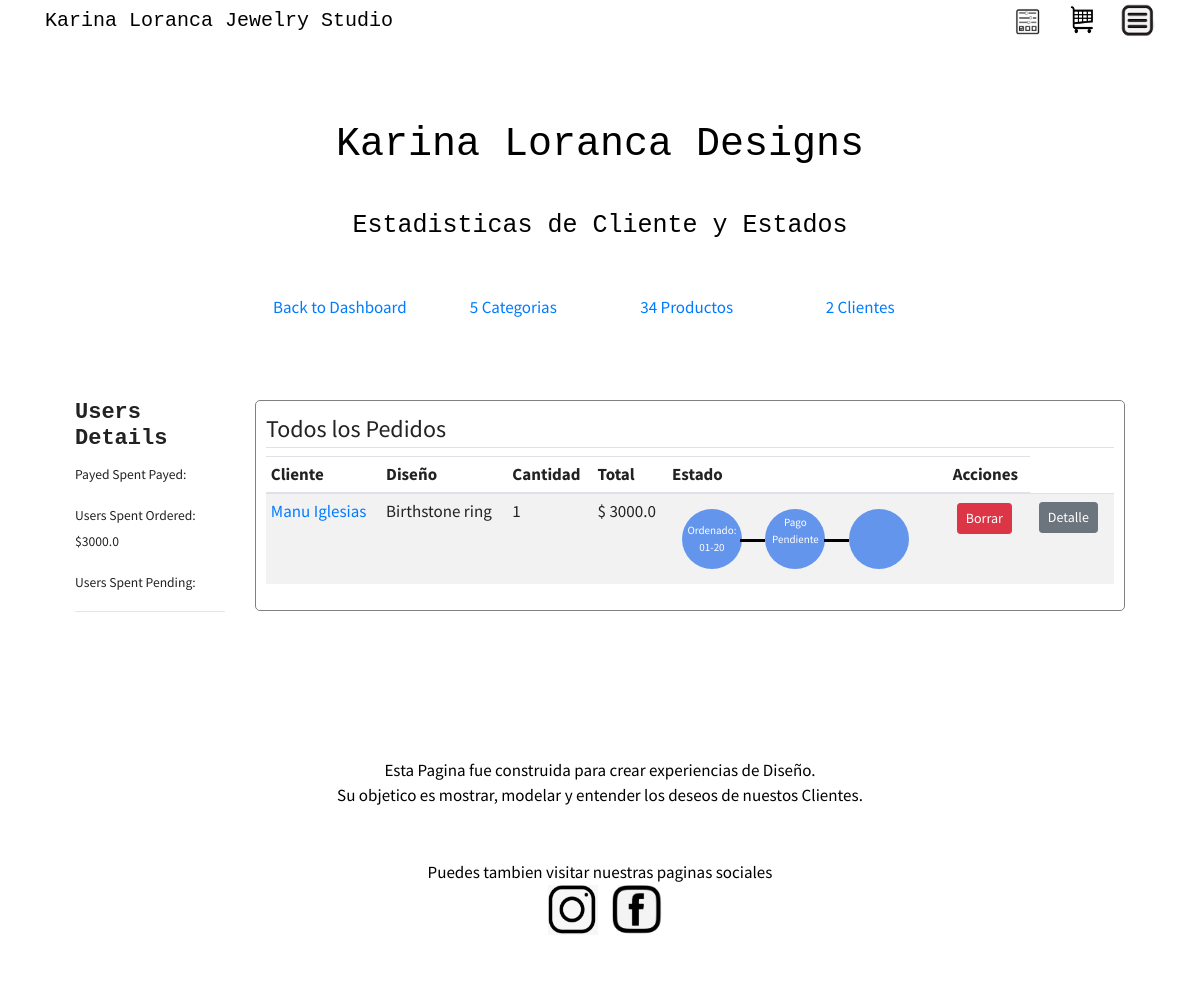
The page /admin/user_details (signed in) on the database its author committed.
### kl_designs/models.py (models this page shows, shortened)
class Item(db.Model):
    __table_args__ = {'extend_existing': True}
    itemid = db.Column(db.Integer, primary_key=True)
    quantity = db.Column(db.Integer, nullable=True)
    size = db.Column(db.Integer, nullable=True)
    status = db.Column(db.String, default='pending')
    product_name = db.Column(db.String(100), nullable=True)
    category_name = db.Column(db.String(100), nullable=True)
    description = db.Column(db.String(100), nullable=True)
    price = db.Column(db.DECIMAL)
    image_file = db.Column(db.String(20), nullable=True, default='default.jpg')
    image_file_2 = db.Column(db.String(20), nullable=True, default='default.jpg')
    image_file_3 = db.Column(db.String(20), nullable=True, default='default.jpg')
    order_date = db.Column(db.DateTime, nullable=True)
    delivery_date = db.Column(db.DateTime, nullable=True)
    received_date = db.Column(db.DateTime, nullable=True)
    deliveryid = db.Column(db.Integer, nullable=True)
    carrier = db.Column(db.String(100), nullable=True)
    userid = db.Column(db.Integer, db.ForeignKey('user.id'), nullable=False)
    users = db.relationship(User)
    product_items = db.relationship('Product', backref='product_item', lazy=True)

class User(db.Model, UserMixin):
    __table_args__ = {'extend_existing': True}
    id = db.Column(db.Integer, primary_key=True)
    fname = db.Column(db.String(20), unique=True, nullable=False)
    role = db.Column(db.String, default='user')
    email = db.Column(db.String(120), unique=True, nullable=False)
    image_file = db.Column(db.String(20), nullable=False, default='default.jpg')
    password = db.Column(db.String(60), nullable=False)
    complete_address1 = db.Column(db.String(200), unique=False, nullable=False)
    zipcode = db.Column(db.String(20), unique=False, nullable=False)
    phone = db.Column(db.String(20), nullable=False)
    cart_items = db.relationship('Item', backref='author', lazy=True)
    comments = db.relationship('Comments', backref='contributor', lazy=True)

### kl_designs/views/admins/routes_admins.py (the view)
@admins.route("/admin/user_details", methods=['GET', 'POST'])
@login_required
def user_stats():
    items_all_status = Item.query.all()
    category_count = db.session.query(Category.id).count()
    user_count = db.session.query(User.id).count()
    product_count = db.session.query(Product.productid).count()
    revenue_pending = db.session.query(func.sum(Item.price * Item.quantity)).filter_by(status='pending').scalar()
    revenue_ordered = db.session.query(func.sum(Item.price * Item.quantity)).filter_by(status='Ordered').scalar()
    payed_ordered = db.session.query(func.sum(Item.price * Item.quantity)).filter_by(status='Payed').scalar()
    return render_template('admin/admin_user_stats.html', items_all_status=items_all_status,
                           revenue_pending=revenue_pending, revenue_ordered=revenue_ordered,
                           payed_ordered=payed_ordered, user_count=user_count,
                           category_count=category_count, product_count=product_count
                           )

### kl_designs/models.py (called while the page is built)
@login_manager.user_loader
def load_user(user_id):
    return User.query.get(int(user_id))

### kl_designs/templates/admin/admin_user_stats.html (shortened to what this page needs)
{% extends 'main/layout.html' %}
{% block additional_css %}
<link rel="stylesheet" type="text/css" href="{{ url_for('static', filename='uxdes4.css') }}"/>
    <link rel="stylesheet" type="text/css" href="{{ url_for('static', filename='view_admin.css') }}"/>
{% endblock %}
{% block main_content %}
    <div class="container">
    {% if current_user.is_authenticated %}
    <div class="hero">
        <h1>Karina Loranca Designs</h1>
    <small>
      Estadisticas de Cliente y Estados
    </small>
    </div>
    <div class="stats">
        <div class="stat"><a href="{{ url_for('admins.index') }}"> Back to Dashboard </a></div>
        <div class="stat">{% if category_count %}<a href="{{ url_for('categories.table_categories') }}"> {{ category_count }} Categorias </a> {% endif %}</div>
        <div class="stat"> {% if product_count %} <a href="{{ url_for('products.table_products') }}">{{ product_count }} Productos</a>  {% endif %}</div>
        <div class="stat"> {% if user_count %} <a href="{{ url_for('admins.user_stats') }}">{{ user_count }} Clientes</a>  {% endif %}</div>
    </div>
        <div class="row">
            <div class="col-md-2">
                <div class="actions">
                    <h2>Users Details</h2>
                    <p><small>Payed Spent Payed: {% if payed_ordered %} ${{ "{0:.1f}".format(payed_ordered) }} {% endif %}</small></p>
                    <p><small>Users Spent Ordered: {% if revenue_ordered %} ${{ "{0:.1f}".format(revenue_ordered) }} {% endif %}</small></p>
                    <p><small>Users Spent Pending: {% if revenue_pending %} ${{ "{0:.1f}".format(revenue_pending) }} {% endif %}</small></p>
                    <hr>
                </div>
            </div>
            <div class="col-md-10">
                <div class="content-section-admin-user">
                    <legend class="border-bottom mb-2">Todos los Pedidos</legend>
                    <div class="table-responsive">
                        <table class="table table-sm table-condensed table-striped" id="Cart">
                            <thead>
                            <tr>
                                <th scope="col">Cliente</th>
                                <th scope="col">Diseño</th>
                                <th scope="col">Cantidad</th>
                                <th scope="col">Total</th>
                                <th scope="col">Estado</th>
                                <th scope="col">Acciones</th>
                            </tr>
                            </thead>
                            <tbody>
                            {% for i in items_all_status %}
                                <td scope="col"><a href="{{ url_for('admins.user_account', id=i.userid) }}"> {{ i.author.fname }}</a></td>
                                <td scope="col"> {{ i.product_name }}</td>
                                <td scope="col"> {{ i.quantity }} </td>
                                <td scope="col">  $ {{ "{0:.1f}".format((i.price)*(i.quantity)) }}</td>
                                <td class="status">
                                            <div class="left-box">
                                                <div class="big-circle circle">
                                                    <div class="circle-content">
                                                    {% if i.order_date %} Ordenado:
                                                        {{i.order_date.strftime('%m-%d')}} {% endif %}
                                                    </div>
                                                </div>
                                            </div>
                                            <div class="right-box">
                                                <div class="circle one">
                                                    <div class="circle-content">
                                                    {% if i.status == "Ordered" %} Pago Pendiente {% endif %}
                                                    </div>
                                                </div>
                                            </div>
                                            <div class="right-box">
                                                <div class="circle purple two">
                                                    <div class="circle-content"></div>
                                                    <div class="circle-content">
                                                    </div>
                                                </div>
                                            </div>
                                        </td>
                                <td scope="col"> <button type="button" class="btn btn-danger btn-sm m-1" data-toggle="modal" data-target="#deleteModal">Borrar</button></td>
                                <td scope="col"> <a class="btn btn-secondary btn-sm m-1" href="{{ url_for('admins.delivery_detail', itemid=i.itemid) }}">Detalle</a> </td>
                            {% endfor %}
                            </tbody>
                        </table>
                    </div>
                </div>
            </div>
        </div>
    {% endif %}
    </div>
{% endblock main_content %}

### kl_designs/static/uxdes4.css (style rules this page uses)
.hero { background-color: white; color: black; font-size: 18px; font-family: Consolas, "andale mono", "lucida console", monospace; padding: 50px 0px; text-align: center; }
.hero h1 { padding: 30px; }
.hero small { font-size: 25px; }

### kl_designs/static/view_admin.css (style rules this page uses)
.row { margin-top: 50px; padding: 30px; }
h2 { font-family: Consolas, "andale mono", "lucida console", monospace; font-size: 22px; font-weight: bold; }
.left-box, .center-box, .right-box { vertical-align: middle; display: inline-block; padding: 10px; }
.circle { border-radius: 100%; background: cornflowerblue; text-align: center; position: relative; display: table; height: 60px; z-index: 10; color: #fff; width: 60px; }
.circle .circle-content { vertical-align: middle; display: table-cell; font-size: 11px; }
.circle.two:before, .circle.one:before { transform: rotate(0deg); position: absolute; margin: 0 -20px 5 5; background: #000; width: 25px; content: ''; height: 3px; right: 100%; z-index: -100; top: 50%; }
.content-section-admin-user { margin-top: 0px; margin-left: 0px; margin-right: auto; max-width: 900px; background-color: white; border: 1px solid gray; border-radius: 5px; padding: 10px; }
.stats { padding: 0px; text-align: center; }
.stats .stat { display: inline-block; min-width: 170px; }

### rows shown on the page
Item: author.fname "Manu Iglesias", product_name "Birthstone ring", quantity "1", (i.price)*(i.quantity) "3000.0", order_date "01-20", status "Pago Pendiente"

### other values the page prints
{{ category_count }} "5"
{{ product_count }} "34"
{{ user_count }} "2"
{{ "{0:.1f}".format(revenue_ordered) }} "3000.0"
